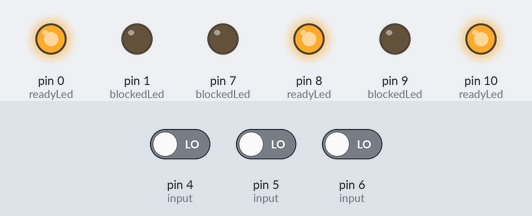
Simulated run of this sketch. Board: Arduino Uno, built with avr-gcc and run on an emulated ATmega328P. On the bench: output pins drawn as LEDs (lit = HIGH). The test bench sets the inputs (shaded band); at power-on: pin 4 (input) LOW, pin 5 (input) LOW, pin 6 (input) LOW.

Above: at 1.2 s.
1.3 s: pin 4 (input) driven HIGH
At 2.4 s:
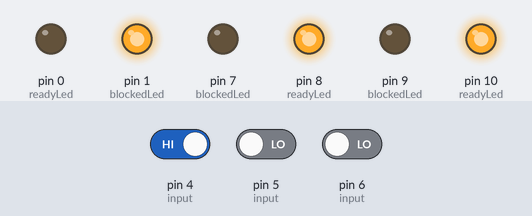
4.3 s: pin 5 (input) driven HIGH
At 5.0 s:
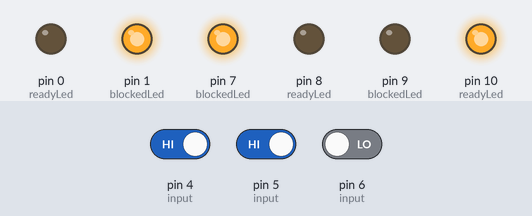
7.3 s: pin 6 (input) driven HIGH
At 8.4 s:
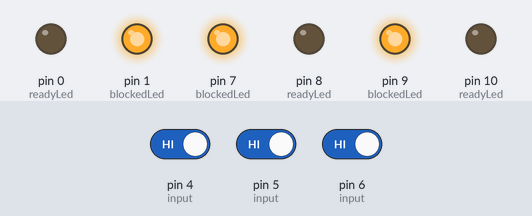
10.3 s: pin 5 (input) driven LOW
13.3 s: pin 4 (input) driven LOW
At 15.4 s:
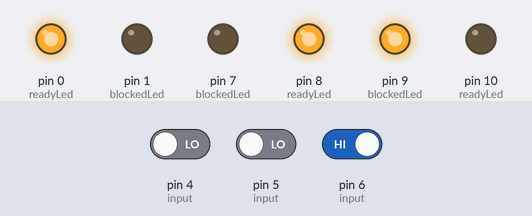
Timing chart, 0 to 16.9 s (numbered marks = the images above; inputs shaded):
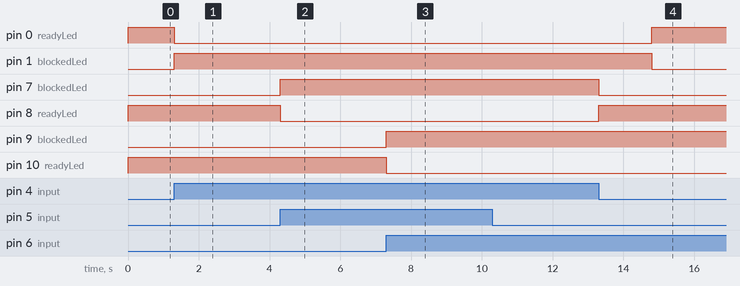

The sketch:

timed_action_triggers.ino
```cpp
#define BUTTON_COUNT 3

// Use a namespace because arduino IDE messes up with classes and structs http://stackoverflow.com/questions/19308071/struct-and-arduino#19311292
namespace btn {
  struct Button
  {
    int readyLed; // Ready for input.
    int blockedLed; // Motor is active when blockedLed is HIGH.
    int input;
    bool active = false;
    unsigned long activationMillis = 0;
    unsigned long interval = 3000;
    void pinSetup();
  };

  void Button::pinSetup() {
    pinMode (readyLed, OUTPUT);
    pinMode (blockedLed, OUTPUT);
    pinMode (input, INPUT);
    digitalWrite(readyLed,HIGH);
  }
}

btn::Button buttons[BUTTON_COUNT];

void setup() {
  // Knop1
  btn::Button button1;
  button1.readyLed = 8;
  button1.blockedLed =  7;
  button1.input = 5;
  buttons[0] = button1;

  // Knop2
  btn::Button button2;
  button2.readyLed = 10;
  button2.blockedLed =  9;
  button2.input = 6;
  buttons[1] = button2;

  // Knop3
  btn::Button button3;
  button3.readyLed = 0;
  button3.blockedLed =  1;
  button3.input = 4;
  button3.interval = 1500; // A bit faster
  buttons[2] = button3;

  // Perform pinsetup for all buttons
  for (int i = 0; i < BUTTON_COUNT; i++) {
    buttons[i].pinSetup();
  }
}

void buttonLogic(btn::Button &button) {
  unsigned long currentMillis = millis();

  if (!button.active) { // Only read button state when motor is not running.
    if (digitalRead(button.input) == HIGH) {
      button.active = true;
      button.activationMillis = currentMillis;
      digitalWrite(button.readyLed, LOW);
      digitalWrite(button.blockedLed, HIGH);
    }
  } else if (currentMillis - button.activationMillis >= button.interval) { // Check if interval has passed since activation
    digitalWrite(button.readyLed, HIGH);
    digitalWrite(button.blockedLed, LOW);
    button.active = false; // Register motor inactive and start checking for input agian.
  }
}

void loop() {
  // Loop over array with buttons
  for (int i = 0; i < BUTTON_COUNT; i++) {
    buttonLogic(buttons[i]);
  }
}
```

Measured:
- after the input at 1.3 s, pin 0 (readyLed): HIGH → LOW at once; pin 1 (blockedLed): LOW → HIGH at once
- after the input at 4.3 s, pin 7 (blockedLed): LOW → HIGH at once; pin 8 (readyLed): HIGH → LOW at once
- after the input at 7.3 s, pin 9 (blockedLed): LOW → HIGH at once; pin 10 (readyLed): HIGH → LOW at once
- after the input at 10.3 s, pin 7 (blockedLed): HIGH → LOW after 3.0 s; pin 8 (readyLed): LOW → HIGH after 3.0 s
- after the input at 13.3 s, pin 0 (readyLed): LOW → HIGH after 1.5 s; pin 1 (blockedLed): HIGH → LOW after 1.5 s
